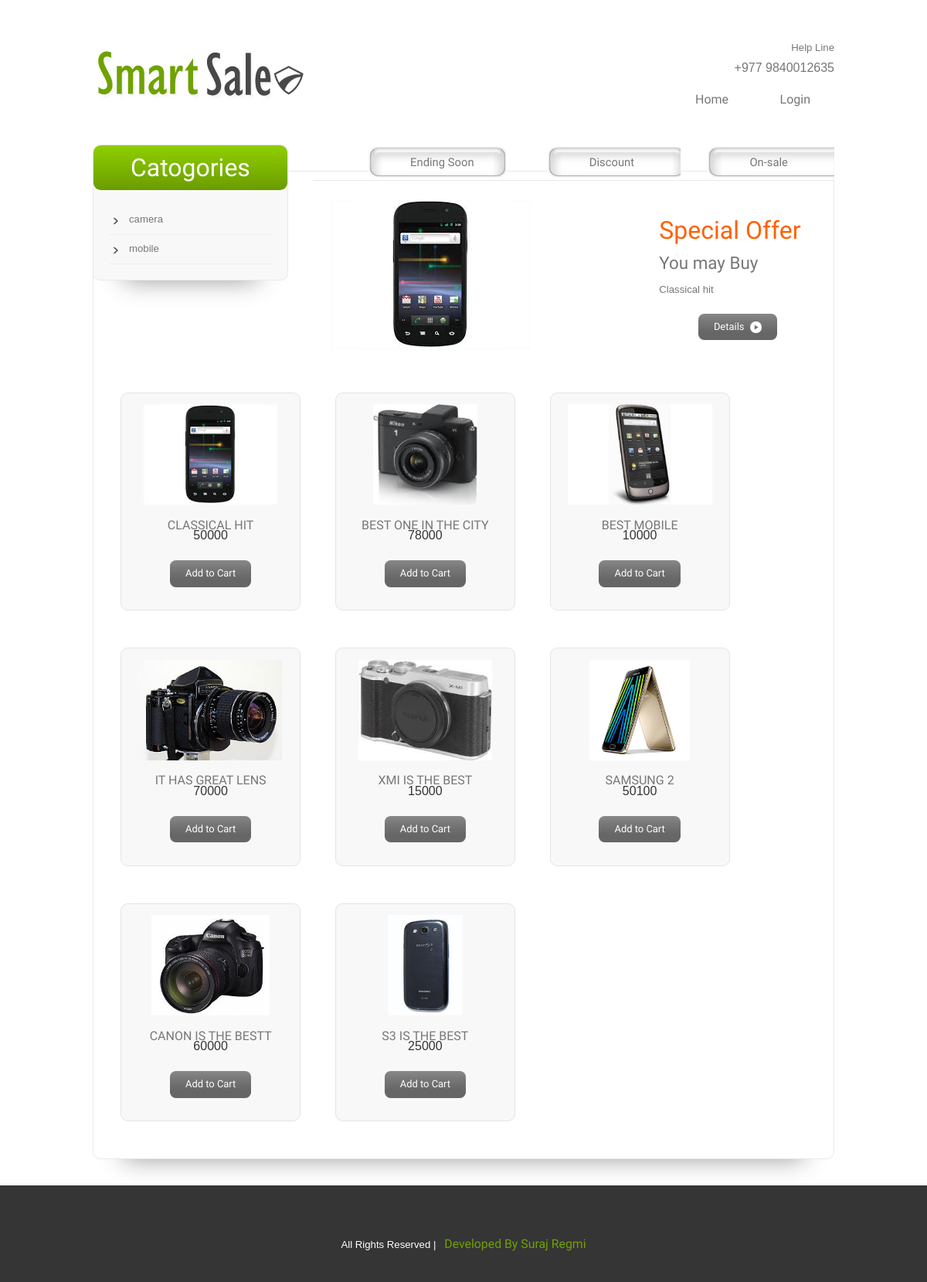
Screenshot of /user_searchitems.php with the database file from the repository.
### tables this page shows
CREATE TABLE `category` (
  `id` int(11) NOT NULL,
  `name` varchar(255) NOT NULL,
  `description` varchar(255) NOT NULL,
  `image` varchar(255) NOT NULL,
  `page_title` varchar(255) NOT NULL,
  `page_keywords` varchar(255) NOT NULL,
  `page_description` varchar(255) NOT NULL
);

CREATE TABLE `product` (
  `id` int(11) NOT NULL,
  `category_id` int(11) NOT NULL,
  `name` varchar(255) NOT NULL,
  `description` varchar(255) NOT NULL,
  `price` int(11) NOT NULL,
  `stock` int(11) NOT NULL,
  `in_sale` tinyint(1) NOT NULL,
  `image` varchar(255) NOT NULL,
  `discount` int(11) NOT NULL
);

### user_searchitems.php (the view, shortened to what this page needs)
<?php
include("utilitis/config.php");
		$search_strings = $_GET["search_strings"];
		$rs_results = mysqli_query($conn,"Select id,name from category");
		$query = "Select * from product where name like '%{$search_strings}%' order by rand() limit 9";
		$rs_resultforrandom =mysqli_query($conn,$query) or die("Error");
		$rs_specialoffer = mysqli_query($conn,"Select * from product where in_sale=1 and name like '%{$search_strings}%' order by rand() limit 1 ") or die("Error");
		$rs_specialfetch = mysqli_fetch_assoc($rs_specialoffer);
?>
<!DOCTYPE HTML>
<html>
<head>
	<?php include_once("include_user.php");?>
</head>
<body>
<div class="main">
<div class="sidebar">
<div class="s-main">
	<div class="s_hdr">
		<h2>Catogories</h2>
	</div>
	<div class="text1-nav">
		<ul>
		 <?php
        while ($rs_res= mysqli_fetch_assoc($rs_results))
        {
        ?>
        <li><a href="user_categoryselect.php?id=<?php echo $rs_res["id"]?>"><?php echo $rs_res["name"] ?></a></li>
        <?php }?>
	</div>
</div>
</div>
<div class="content">
	<div class="cnt-btn">
		<a href="">On-sale</a>
	</div>
	<div class="cnt-btn">
		<a href="">Discount</a>
	</div>
	<div class="cnt-btn">
		<a href="">Ending Soon</a>
	</div>
	<div class="grid">
	<div class="grid-img">
		<a href=""><img src="images/product/<?php echo $rs_specialfetch["image"];?>" alt=""/></a>
	</div>
	<div class="grid-para">
		<h2>Special Offer</h2>
		<h3>You may Buy</h3>
		<p><?php echo $rs_specialfetch["description"]; ?></p>
		<div class="btn top">
		<a href="details.php?id=<?php echo $rs_specialfetch["id"]?>">Details&nbsp;<img src="images/marker2.png"></a>
		</div>
	</div>
	</div>
</div>
<div class="cnt-main btm">
	<div class="section group">
		<?php
				while ($rs_rand = mysqli_fetch_assoc($rs_resultforrandom)) { ?>
					<div class="grid_1_of_3 images_1_of_3">
						 <a href="details.html"><img src="images/product/<?php echo $rs_rand["image"];?>" alt=""/></a>
						 <a href="details.html"><h3><?php echo $rs_rand["description"];?></h3></a>
						 <div class="cart-b">
							<span class="price left"><sup><?php echo $rs_rand["price"] ?></sup><sub></sub></span>
						    <div class="btn top-right right"><a href="details.php?id=<?php echo $rs_rand["id"];?>">Add to Cart</a></div>
					 </div>
				</div>
		<?php }?>
	</div>
</div>
</div>
<div class="footer-bg">
<div class="wrap">
<div class="footer">
	<div class="footer1">
		<p>All Rights Reserved | &nbsp; <a href="http://w3layouts.com/"> Developed By Suraj Regmi</a></p>
	</div>
</div>
</div>
</div>
</body>
</html>

### rows the page displays
category: name "camera"
category: name "mobile"
product: image (picture), description "Classical hit", description "CLASSICAL HIT", price "50000"
product: image (picture), description "BEST ONE IN THE CITY", price "78000"
product: image (picture), description "BEST MOBILE", price "10000"
product: image (picture), description "IT HAS GREAT LENS", price "70000"
product: image (picture), description "XMI IS THE BEST", price "15000"
product: image (picture), description "SAMSUNG 2", price "50100"
product: image (picture), description "CANON IS THE BESTT", price "60000"
product: image (picture), description "S3 IS THE BEST", price "25000"
